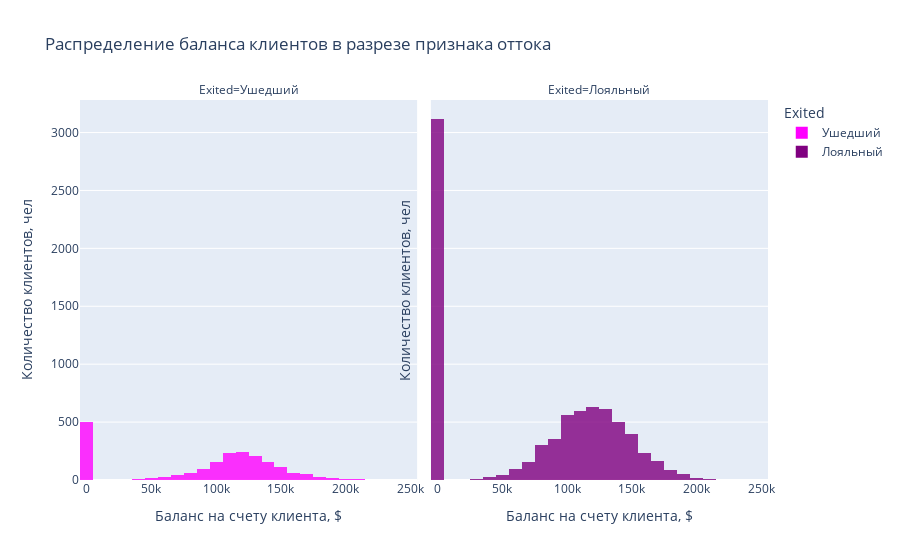

The code cell stored with this chart in its notebook:
### Markdown cell above
9.3. Посмотрите на распределение баланса клиента в разрезе признака оттока. Как различаются суммы на накопительном счёте ушедших и лояльных клиентов? Подумайте и напишите, с чем это может быть связано, что может не устраивать ушедших клиентов в банке.

### Code cell
# строим гистограмму
fig = px.histogram(churn_data, x="Balance", facet_col="Exited",
        nbins=50, opacity=0.8,
        barmode="overlay",
        color="Exited",
        color_discrete_sequence=["magenta", "purple"],
        title="Распределение баланса клиентов в разрезе признака оттока")

# добавляем метки осей
fig.update_xaxes(title_text="Баланс на счету клиента, $")
fig.update_yaxes(title_text="Количество клиентов, чел")

# отображаем гистограмму
fig.show()

display(Image(filename='D:\DS\Skillfactory_jupiter_notebook\PYTHON-13.Vizualization_data\data\9.3.png'))

### Figure 1 — Plotly figure (JSON) as saved in the notebook; plotly's stock layout.template omitted (floating-point values rounded to 4 significant figures; data arrays with more than 128 entries replaced by an {"elided": "..."} marker saying what was removed)
{"data": [{"alignmentgroup": "True", "bingroup": "x", "hovertemplate": "Exited=Ушедший<br>Balance=%{x}<br>count=%{y}<extra></extra>", "legendgroup": "Ушедший", "marker": {"color": "magenta", "opacity": 0.8, "pattern": {"shape": ""}}, "name": "Ушедший", "nbinsx": 50, "offsetgroup": "Ушедший", "orientation": "v", "showlegend": true, "type": "histogram", "x": {"elided": "2037 float values"}, "xaxis": "x", "yaxis": "y"}, {"alignmentgroup": "True", "bingroup": "x", "hovertemplate": "Exited=Лояльный<br>Balance=%{x}<br>count=%{y}<extra></extra>", "legendgroup": "Лояльный", "marker": {"color": "purple", "opacity": 0.8, "pattern": {"shape": ""}}, "name": "Лояльный", "nbinsx": 50, "offsetgroup": "Лояльный", "orientation": "v", "showlegend": true, "type": "histogram", "x": {"elided": "7963 float values"}, "xaxis": "x2", "yaxis": "y2"}], "layout": {"annotations": [{"font": {}, "showarrow": false, "text": "Exited=Ушедший", "x": 0.245, "xanchor": "center", "xref": "paper", "y": 1, "yanchor": "bottom", "yref": "paper"}, {"font": {}, "showarrow": false, "text": "Exited=Лояльный", "x": 0.755, "xanchor": "center", "xref": "paper", "y": 1, "yanchor": "bottom", "yref": "paper"}], "barmode": "overlay", "legend": {"title": {"text": "Exited"}, "tracegroupgap": 0}, "title": {"text": "Распределение баланса клиентов в разрезе признака оттока"}, "xaxis": {"anchor": "y", "domain": [0, 0.49], "title": {"text": "Баланс на счету клиента, $"}}, "xaxis2": {"anchor": "y2", "domain": [0.51, 1], "matches": "x", "title": {"text": "Баланс на счету клиента, $"}}, "yaxis": {"anchor": "x", "domain": [0, 1], "title": {"text": "Количество клиентов, чел"}}, "yaxis2": {"anchor": "x2", "domain": [0, 1], "matches": "y", "showticklabels": false, "title": {"text": "Количество клиентов, чел"}}}}
